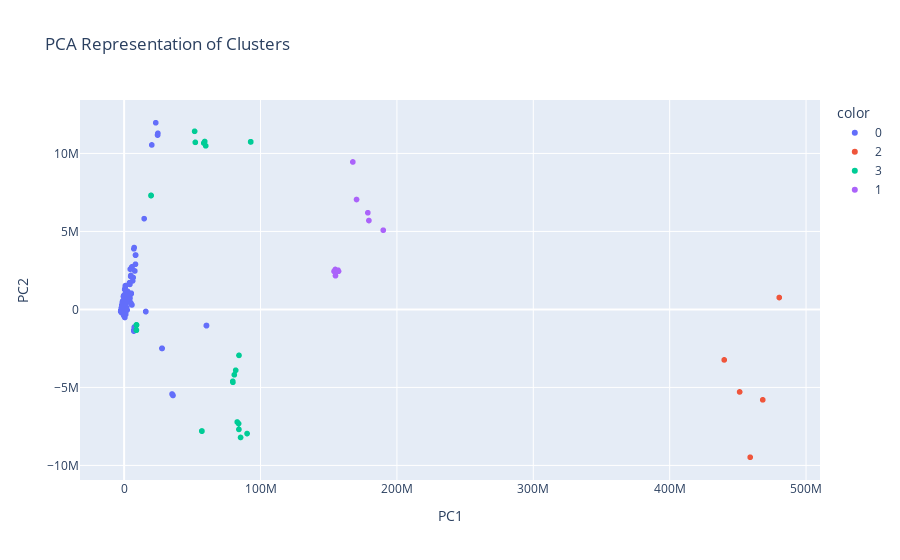

Notebook code cell kept with this figure:
### Code cell
# Create scatter plot of `PC2` vs `PC1`
fig = px.scatter(
    data_frame=X_pca,
    x="PC1",
    y="PC2",
    color=labels.astype(str),
    title="PCA Representation of Clusters"
)
fig.update_layout(xaxis_title="PC1", yaxis_title="PC2")
fig.show()

### Figure 1 — Plotly figure (JSON) as saved in the notebook; plotly's stock layout.template omitted (floating-point values rounded to 4 significant figures; data arrays with more than 128 entries replaced by an {"elided": "..."} marker saying what was removed)
{"data": [{"hovertemplate": "color=0<br>PC1=%{x}<br>PC2=%{y}<extra></extra>", "legendgroup": "0", "marker": {"color": "#636efa", "symbol": "circle"}, "mode": "markers", "name": "0", "showlegend": true, "type": "scattergl", "x": {"elided": "3784 float values"}, "xaxis": "x", "y": {"elided": "3784 float values"}, "yaxis": "y"}, {"hovertemplate": "color=2<br>PC1=%{x}<br>PC2=%{y}<extra></extra>", "legendgroup": "2", "marker": {"color": "#EF553B", "symbol": "circle"}, "mode": "markers", "name": "2", "showlegend": true, "type": "scattergl", "x": [451300000.0, 459000000.0, 480300000.0, 440000000.0, 468200000.0], "xaxis": "x", "y": [-5290000.0, -9476000.0, 763900.0, -3235000.0, -5797000.0], "yaxis": "y"}, {"hovertemplate": "color=3<br>PC1=%{x}<br>PC2=%{y}<extra></extra>", "legendgroup": "3", "marker": {"color": "#00cc96", "symbol": "circle"}, "mode": "markers", "name": "3", "showlegend": true, "type": "scattergl", "x": [8960000.0, 8962000.0, 8960000.0, 8961000.0, 8959000.0, 19730000.0, 19730000.0, 19740000.0, 19730000.0, 19730000.0, 82910000.0, 84160000.0, 90140000.0, 85370000.0, 83920000.0, 92810000.0, 92810000.0, 92810000.0, 92810000.0, 92810000.0, 81790000.0, 84230000.0, 79670000.0, 79760000.0, 80780000.0, 57000000.0, 57000000.0, 57000000.0, 57000000.0, 57000000.0, 59100000.0, 52180000.0, 58380000.0, 51680000.0, 59830000.0, 9040000.0, 9047000.0, 9036000.0, 9037000.0, 9041000.0], "xaxis": "x", "y": [-1327000.0, -1327000.0, -1327000.0, -1327000.0, -1328000.0, 7303000.0, 7304000.0, 7310000.0, 7303000.0, 7303000.0, -7216000.0, -7691000.0, -7959000.0, -8208000.0, -7318000.0, 10740000.0, 10740000.0, 10740000.0, 10740000.0, 10740000.0, -3900000.0, -2945000.0, -4608000.0, -4670000.0, -4189000.0, -7797000.0, -7798000.0, -7797000.0, -7797000.0, -7797000.0, 10760000.0, 10710000.0, 10670000.0, 11420000.0, 10490000.0, -994600.0, -991900.0, -995200.0, -995000.0, -993800.0], "yaxis": "y"}, {"hovertemplate": "color=1<br>PC1=%{x}<br>PC2=%{y}<extra></extra>", "legendgroup": "1", "marker": {"color": "#ab63fa", "symbol": "circle"}, "mode": "markers", "name": "1", "showlegend": true, "type": "scattergl", "x": [154800000.0, 155000000.0, 153900000.0, 157200000.0, 156800000.0, 178700000.0, 167700000.0, 190000000.0, 170400000.0, 179500000.0], "xaxis": "x", "y": [2562000.0, 2161000.0, 2442000.0, 2445000.0, 2517000.0, 6199000.0, 9453000.0, 5077000.0, 7047000.0, 5699000.0], "yaxis": "y"}], "layout": {"legend": {"title": {"text": "color"}, "tracegroupgap": 0}, "title": {"text": "PCA Representation of Clusters"}, "xaxis": {"anchor": "y", "domain": [0, 1], "title": {"text": "PC1"}}, "yaxis": {"anchor": "x", "domain": [0, 1], "title": {"text": "PC2"}}}}
